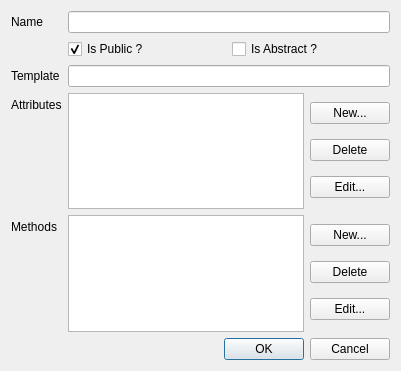
<?xml version="1.0" encoding="UTF-8"?>
<ui version="4.0">
 <class>NewClass</class>
 <widget class="QDialog" name="NewClass">
  <property name="geometry">
   <rect>
    <x>0</x>
    <y>0</y>
    <width>401</width>
    <height>371</height>
   </rect>
  </property>
  <property name="windowTitle">
   <string>New Class</string>
  </property>
  <layout class="QVBoxLayout" name="verticalLayout_3">
   <item>
    <layout class="QFormLayout" name="formLayout_2">
     <item row="0" column="0">
      <widget class="QLabel" name="label">
       <property name="text">
        <string>Name</string>
       </property>
      </widget>
     </item>
     <item row="0" column="1">
      <widget class="QLineEdit" name="le_name"/>
     </item>
     <item row="1" column="0">
      <widget class="QLabel" name="label_5">
       <property name="text">
        <string/>
       </property>
      </widget>
     </item>
     <item row="1" column="1">
      <layout class="QHBoxLayout" name="horizontalLayout_3">
       <item>
        <widget class="QCheckBox" name="cb_public">
         <property name="text">
          <string>Is Public ?</string>
         </property>
         <property name="checked">
          <bool>true</bool>
         </property>
        </widget>
       </item>
       <item>
        <widget class="QCheckBox" name="cb_abstract">
         <property name="text">
          <string>Is Abstract ?</string>
         </property>
        </widget>
       </item>
      </layout>
     </item>
     <item row="3" column="0">
      <widget class="QLabel" name="label_3">
       <property name="text">
        <string>Attributes</string>
       </property>
      </widget>
     </item>
     <item row="3" column="1">
      <layout class="QHBoxLayout" name="horizontalLayout">
       <item>
        <widget class="QListWidget" name="lv_attr"/>
       </item>
       <item>
        <layout class="QVBoxLayout" name="verticalLayout">
         <item>
          <widget class="QPushButton" name="btn_newAttr">
           <property name="text">
            <string>New...</string>
           </property>
          </widget>
         </item>
         <item>
          <widget class="QPushButton" name="btn_deleteAttr">
           <property name="text">
            <string>Delete</string>
           </property>
           <property name="checkable">
            <bool>false</bool>
           </property>
           <property name="flat">
            <bool>false</bool>
           </property>
          </widget>
         </item>
         <item>
          <widget class="QPushButton" name="btn_editAttr">
           <property name="text">
            <string>Edit...</string>
           </property>
          </widget>
         </item>
        </layout>
       </item>
      </layout>
     </item>
     <item row="4" column="0">
      <widget class="QLabel" name="label_4">
       <property name="text">
        <string>Methods</string>
       </property>
      </widget>
     </item>
     <item row="4" column="1">
      <layout class="QHBoxLayout" name="horizontalLayout_2">
       <item>
        <widget class="QListWidget" name="lv_meth"/>
       </item>
       <item>
        <layout class="QVBoxLayout" name="verticalLayout_2">
         <item>
          <widget class="QPushButton" name="btn_newMeth">
           <property name="text">
            <string>New...</string>
           </property>
          </widget>
         </item>
         <item>
          <widget class="QPushButton" name="btn_deleteMeth">
           <property name="text">
            <string>Delete</string>
           </property>
          </widget>
         </item>
         <item>
          <widget class="QPushButton" name="btn_editMeth">
           <property name="text">
            <string>Edit...</string>
           </property>
          </widget>
         </item>
        </layout>
       </item>
      </layout>
     </item>
     <item row="2" column="0">
      <widget class="QLabel" name="label_2">
       <property name="text">
        <string>Template</string>
       </property>
      </widget>
     </item>
     <item row="2" column="1">
      <widget class="QLineEdit" name="le_template"/>
     </item>
    </layout>
   </item>
   <item>
    <widget class="QDialogButtonBox" name="btnbx">
     <property name="orientation">
      <enum>Qt::Horizontal</enum>
     </property>
     <property name="standardButtons">
      <set>QDialogButtonBox::Cancel|QDialogButtonBox::Ok</set>
     </property>
    </widget>
   </item>
  </layout>
 </widget>
 <resources/>
 <connections/>
</ui>
